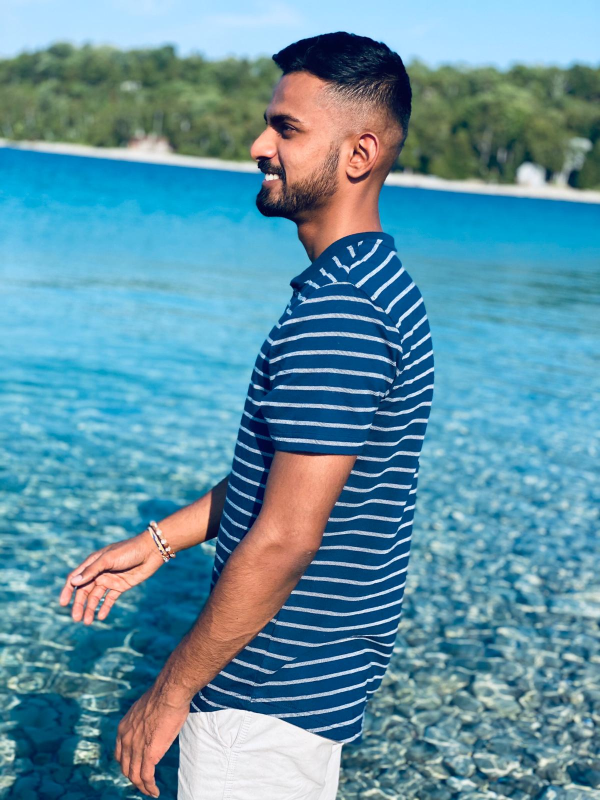
#> input picture tirth.jpeg, 1200 x 1600 px (shown at 1/2 size)
$ python huffman.py
#> lines starting #> are read from the running program, lines starting #| are printed output that depends on the picture; long printed decimals are rounded
import numpy as np
import imageio
import queue

class Edon:
	def __init__(self):
		self.prob = None
		self.code = None
		self.data = None
		self.left = None
		self.right = None 	# the color (the bin value) is only required in the leaves
	def __lt__(self, other):
		if (self.prob < other.prob):		# define rich comparison methods for sorting in the priority queue
			return 1
		else:
			return 0
	def __ge__(self, other):
		if (self.prob > other.prob):
			return 1
		else:
			return 0

def rgb2gray(img):
	gray_img = np.rint(img[:,:,0]*0.2989 + img[:,:,1]*0.5870 + img[:,:,2]*0.1140)
	gray_img = gray_img.astype(int)
	return gray_img

def get2smallest(data):			# can be used instead of inbuilt function get(). was not used in  implementation
    first = second = 1
    fid=sid=0
    for idx,element in enumerate(data):
        if (element < first):
            second = first
            sid = fid
            first = element
            fid = idx
        elif (element < second and element != first):
            second = element
    return fid,first,sid,second

def tree(probabilities):
	prq = queue.PriorityQueue()
	for color,probability in enumerate(probabilities):
		leaf = Edon()
		leaf.data = color
		leaf.prob = probability
		prq.put(leaf)

	while (prq.qsize()>1):
		newnode = Edon()		# create new node
		l = prq.get()
		r = prq.get()			# get the smalles probs in the leaves
						# remove the smallest two leaves
		newnode.left = l 		# left is smaller
		newnode.right = r
		newprob = l.prob+r.prob	# the new prob in the new node must be the sum of the other two
		newnode.prob = newprob
		prq.put(newnode)	# new node is inserted as a leaf, replacing the other two
	return prq.get()		# return the root node - tree is complete

def huffman_traversal(root_node,tmp_array,f):		# traversal of the tree to generate codes
	if (root_node.left is not None):
		tmp_array[huffman_traversal.count] = 1
		huffman_traversal.count+=1
		huffman_traversal(root_node.left,tmp_array,f)
		huffman_traversal.count-=1
	if (root_node.right is not None):
		tmp_array[huffman_traversal.count] = 0
		huffman_traversal.count+=1
		huffman_traversal(root_node.right,tmp_array,f)
		huffman_traversal.count-=1
	else:
		huffman_traversal.output_bits[root_node.data] = huffman_traversal.count		#count the number of bits for each color
		bitstream = ''.join(str(cell) for cell in tmp_array[1:huffman_traversal.count])
		color = str(root_node.data)
		wr_str = color+' '+ bitstream+'\n'
		f.write(wr_str)		# write the color and the code to a file
	return

# Read an bmp image into a numpy array
img = imageio.imread('tirth.jpeg')
#> img is the input picture: shape (1600, 1200, 3); mean R, G, B 96.2, 145, 163.3
# img = imageio.imresize(img,10)		# resize to 10% (not strictly necessary - done for faster computation)

# convert to grayscale
gray_img = rgb2gray(img)
#> in rgb2gray, `gray_img = np.rint(img[:,:,0]*0.2989 + img[:,:,1]*0.5870 + img[:,:,2]*..`:
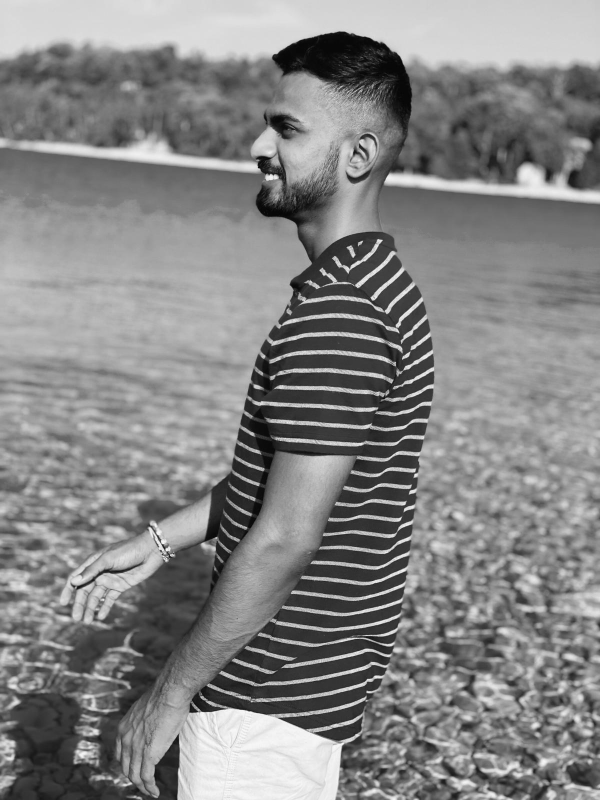
#> gray_img: shape (1600, 1200) float64 (shown at 1/2 size); min 1, max 255, mean 132.5

# compute histogram of pixels
hist = np.bincount(gray_img.ravel(),minlength=256)
#> hist = 256 values, max 17014 at index 159, min 0 at index 0, mean 7500

probabilities = hist/np.sum(hist)		# a priori probabilities from frequencies
#> probabilities = 256 values, max 0.00886 at index 159, min 0 at index 0, mean 0.00391

root_node = tree(probabilities)			# create the tree using the probs.
#> the loop in tree, `for color,probability in enumerate(probabilities):` made 256 passes
#> (probability, leaf.prob) on passes 1, 7, 8: (0, 0), (0.000133, 0.000133), (0.000382, 0.000382)
#> the loop in tree, `while (prq.qsize()>1):` made 255 passes
#> (newprob, newnode.prob) on passes 10 to 12: (0.000132, 0.000132), (0.00017, 0.00017), (0.000265, 0.000265)
tmp_array = np.ones([64],dtype=int)
huffman_traversal.output_bits = np.empty(256,dtype=int)
huffman_traversal.count = 0
f = open('codes.txt','w')
huffman_traversal(root_node,tmp_array,f)		# traverse the tree and write the codes

input_bits = img.shape[0]*img.shape[1]*8	# calculate number of bits in grayscale
#> input_bits = 15360000
compression = (1-np.sum(huffman_traversal.output_bits*hist)/input_bits)*100	# compression rate
#> compression = 4.24
print('Compression is ',compression,' percent')
#| Compression is  4.241  percent
